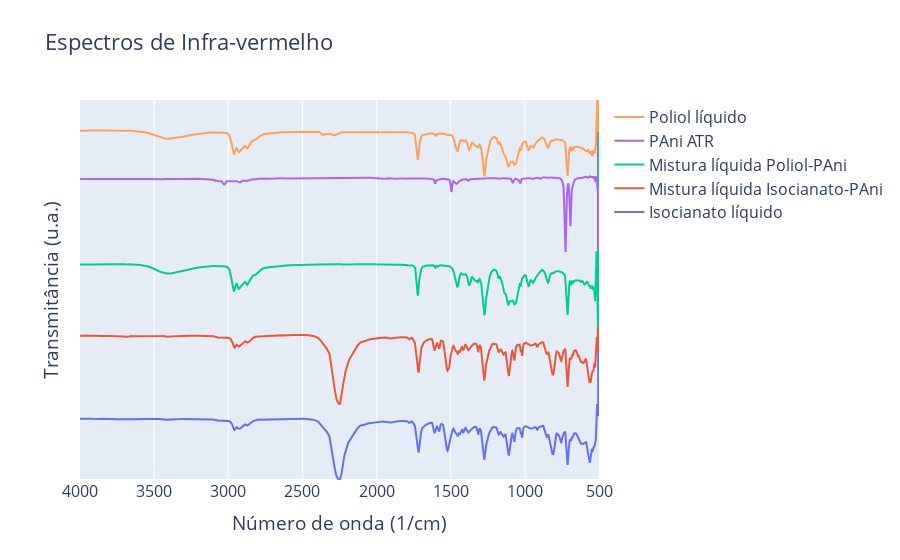

The cell this chart's notebook holds for it:
### Code cell
fig = go.Figure()
for k,(key, frame) in enumerate(sorted(frames.items(), key=lambda item: names[item[0]])):
    df = frame
    fig.add_trace(go.Scatter(x = df['Wavenumber'], y = df['%Transmitance'].apply(lambda x: x+k)/2, name = names[key], visible = True))
fig.update_layout(xaxis_range = [4000,500], yaxis_range = [0,2.5],
                  xaxis_title_text = 'Número de onda (1/cm)',
                  yaxis_title_text = 'Transmitância (u.a.)',
                  title_text = 'Espectros de Infra-vermelho',
                  yaxis = dict(tickvals = []),
                  font_size = 16,
                  legend={'traceorder':'reversed'}
                 )
fig

### Figure 1 — Plotly figure (JSON) as saved in the notebook; plotly's stock layout.template omitted (floating-point values rounded to 4 significant figures; data arrays with more than 128 entries replaced by an {"elided": "..."} marker saying what was removed)
{"data": [{"name": "Isocianato líquido", "type": "scatter", "visible": true, "x": {"elided": "1868 float values"}, "y": {"elided": "1868 float values"}}, {"name": "Mistura líquida Isocianato-PAni", "type": "scatter", "visible": true, "x": {"elided": "1868 float values"}, "y": {"elided": "1868 float values"}}, {"name": "Mistura líquida Poliol-PAni", "type": "scatter", "visible": true, "x": {"elided": "1868 float values"}, "y": {"elided": "1868 float values"}}, {"name": "PAni ATR", "type": "scatter", "visible": true, "x": {"elided": "1868 float values"}, "y": {"elided": "1868 float values"}}, {"name": "Poliol líquido", "type": "scatter", "visible": true, "x": {"elided": "1868 float values"}, "y": {"elided": "1868 float values"}}], "layout": {"font": {"size": 16}, "legend": {"traceorder": "reversed"}, "title": {"text": "Espectros de Infra-vermelho"}, "xaxis": {"range": [4000, 500], "title": {"text": "Número de onda (1/cm)"}}, "yaxis": {"range": [0, 2.5], "tickvals": [], "title": {"text": "Transmitância (u.a.)"}}}}
